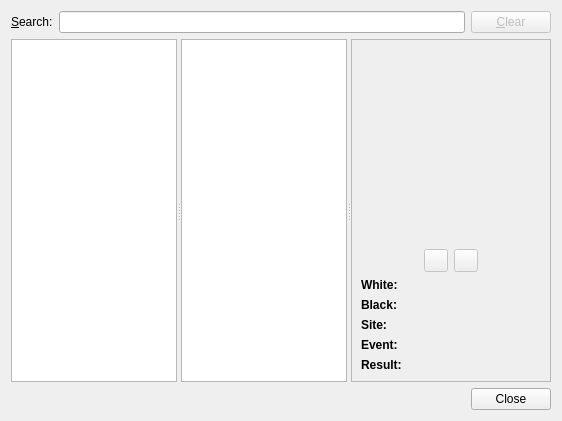
<?xml version="1.0" encoding="UTF-8"?>
<ui version="4.0">
 <class>GameDatabaseDialog</class>
 <widget class="QDialog" name="GameDatabaseDialog">
  <property name="geometry">
   <rect>
    <x>0</x>
    <y>0</y>
    <width>562</width>
    <height>421</height>
   </rect>
  </property>
  <property name="windowTitle">
   <string>Game Database</string>
  </property>
  <layout class="QGridLayout" name="gridLayout_2">
   <item row="0" column="0">
    <layout class="QVBoxLayout" name="verticalLayout" stretch="0,1,0">
     <item>
      <layout class="QGridLayout" name="gridLayout">
       <item row="1" column="0">
        <widget class="QLabel" name="label">
         <property name="text">
          <string>&amp;Search:</string>
         </property>
         <property name="buddy">
          <cstring>m_searchEdit</cstring>
         </property>
        </widget>
       </item>
       <item row="1" column="1">
        <widget class="QLineEdit" name="m_searchEdit"/>
       </item>
       <item row="1" column="2">
        <widget class="QPushButton" name="m_clearBtn">
         <property name="enabled">
          <bool>false</bool>
         </property>
         <property name="text">
          <string>&amp;Clear</string>
         </property>
        </widget>
       </item>
      </layout>
     </item>
     <item>
      <layout class="QHBoxLayout" name="horizontalLayout">
       <item>
        <widget class="QSplitter" name="splitter">
         <property name="orientation">
          <enum>Qt::Horizontal</enum>
         </property>
         <widget class="QTreeView" name="m_databasesListView">
          <property name="minimumSize">
           <size>
            <width>100</width>
            <height>0</height>
           </size>
          </property>
         </widget>
         <widget class="QTreeView" name="m_gamesListView">
          <property name="minimumSize">
           <size>
            <width>100</width>
            <height>0</height>
           </size>
          </property>
         </widget>
         <widget class="QScrollArea" name="scrollArea">
          <property name="minimumSize">
           <size>
            <width>200</width>
            <height>0</height>
           </size>
          </property>
          <property name="widgetResizable">
           <bool>true</bool>
          </property>
          <widget class="QWidget" name="scrollAreaWidgetContents">
           <property name="geometry">
            <rect>
             <x>0</x>
             <y>0</y>
             <width>198</width>
             <height>329</height>
            </rect>
           </property>
           <layout class="QGridLayout" name="gridLayout_3">
            <item row="0" column="0">
             <layout class="QVBoxLayout" name="verticalLayout_2">
              <item>
               <layout class="QVBoxLayout" name="verticalLayout_6" stretch="1,0">
                <item>
                 <widget class="QWidget" name="m_chessboardParentWidget" native="true"/>
                </item>
                <item>
                 <layout class="QGridLayout" name="gridLayout_4">
                  <item row="0" column="1">
                   <widget class="QToolButton" name="m_previousMoveButton">
                    <property name="enabled">
                     <bool>false</bool>
                    </property>
                    <property name="text">
                     <string/>
                    </property>
                   </widget>
                  </item>
                  <item row="0" column="2">
                   <widget class="QToolButton" name="m_nextMoveButton">
                    <property name="enabled">
                     <bool>false</bool>
                    </property>
                    <property name="text">
                     <string/>
                    </property>
                   </widget>
                  </item>
                  <item row="0" column="0">
                   <spacer name="horizontalSpacer">
                    <property name="orientation">
                     <enum>Qt::Horizontal</enum>
                    </property>
                    <property name="sizeHint" stdset="0">
                     <size>
                      <width>40</width>
                      <height>20</height>
                     </size>
                    </property>
                   </spacer>
                  </item>
                  <item row="0" column="3">
                   <spacer name="horizontalSpacer_2">
                    <property name="orientation">
                     <enum>Qt::Horizontal</enum>
                    </property>
                    <property name="sizeHint" stdset="0">
                     <size>
                      <width>40</width>
                      <height>20</height>
                     </size>
                    </property>
                   </spacer>
                  </item>
                 </layout>
                </item>
               </layout>
              </item>
              <item>
               <layout class="QFormLayout" name="formLayout">
                <property name="fieldGrowthPolicy">
                 <enum>QFormLayout::AllNonFixedFieldsGrow</enum>
                </property>
                <item row="0" column="0">
                 <widget class="QLabel" name="label_2">
                  <property name="font">
                   <font>
                    <weight>75</weight>
                    <bold>true</bold>
                   </font>
                  </property>
                  <property name="text">
                   <string>White:</string>
                  </property>
                 </widget>
                </item>
                <item row="0" column="1">
                 <widget class="QLabel" name="m_whiteLabel">
                  <property name="font">
                   <font>
                    <underline>true</underline>
                   </font>
                  </property>
                  <property name="cursor">
                   <cursorShape>PointingHandCursor</cursorShape>
                  </property>
                  <property name="text">
                   <string/>
                  </property>
                 </widget>
                </item>
                <item row="1" column="0">
                 <widget class="QLabel" name="label_3">
                  <property name="font">
                   <font>
                    <weight>75</weight>
                    <bold>true</bold>
                   </font>
                  </property>
                  <property name="text">
                   <string>Black:</string>
                  </property>
                 </widget>
                </item>
                <item row="1" column="1">
                 <widget class="QLabel" name="m_blackLabel">
                  <property name="font">
                   <font>
                    <underline>true</underline>
                   </font>
                  </property>
                  <property name="cursor">
                   <cursorShape>PointingHandCursor</cursorShape>
                  </property>
                  <property name="text">
                   <string/>
                  </property>
                 </widget>
                </item>
                <item row="2" column="0">
                 <widget class="QLabel" name="label_5">
                  <property name="font">
                   <font>
                    <weight>75</weight>
                    <bold>true</bold>
                   </font>
                  </property>
                  <property name="text">
                   <string>Site:</string>
                  </property>
                 </widget>
                </item>
                <item row="2" column="1">
                 <widget class="QLabel" name="m_siteLabel">
                  <property name="font">
                   <font>
                    <underline>true</underline>
                   </font>
                  </property>
                  <property name="cursor">
                   <cursorShape>PointingHandCursor</cursorShape>
                  </property>
                  <property name="text">
                   <string/>
                  </property>
                 </widget>
                </item>
                <item row="3" column="0">
                 <widget class="QLabel" name="label_7">
                  <property name="font">
                   <font>
                    <weight>75</weight>
                    <bold>true</bold>
                   </font>
                  </property>
                  <property name="text">
                   <string>Event:</string>
                  </property>
                 </widget>
                </item>
                <item row="3" column="1">
                 <widget class="QLabel" name="m_eventLabel">
                  <property name="font">
                   <font>
                    <underline>true</underline>
                   </font>
                  </property>
                  <property name="cursor">
                   <cursorShape>PointingHandCursor</cursorShape>
                  </property>
                  <property name="text">
                   <string/>
                  </property>
                 </widget>
                </item>
                <item row="4" column="0">
                 <widget class="QLabel" name="label_9">
                  <property name="font">
                   <font>
                    <weight>75</weight>
                    <bold>true</bold>
                   </font>
                  </property>
                  <property name="text">
                   <string>Result:</string>
                  </property>
                 </widget>
                </item>
                <item row="4" column="1">
                 <widget class="QLabel" name="m_resultLabel">
                  <property name="font">
                   <font>
                    <underline>true</underline>
                   </font>
                  </property>
                  <property name="cursor">
                   <cursorShape>PointingHandCursor</cursorShape>
                  </property>
                  <property name="text">
                   <string/>
                  </property>
                 </widget>
                </item>
               </layout>
              </item>
             </layout>
            </item>
           </layout>
          </widget>
         </widget>
        </widget>
       </item>
      </layout>
     </item>
     <item>
      <widget class="QDialogButtonBox" name="buttonBox">
       <property name="standardButtons">
        <set>QDialogButtonBox::Close</set>
       </property>
      </widget>
     </item>
    </layout>
   </item>
  </layout>
 </widget>
 <resources/>
 <connections>
  <connection>
   <sender>buttonBox</sender>
   <signal>accepted()</signal>
   <receiver>GameDatabaseDialog</receiver>
   <slot>accept()</slot>
   <hints>
    <hint type="sourcelabel">
     <x>507</x>
     <y>402</y>
    </hint>
    <hint type="destinationlabel">
     <x>556</x>
     <y>359</y>
    </hint>
   </hints>
  </connection>
  <connection>
   <sender>buttonBox</sender>
   <signal>rejected()</signal>
   <receiver>GameDatabaseDialog</receiver>
   <slot>reject()</slot>
   <hints>
    <hint type="sourcelabel">
     <x>410</x>
     <y>395</y>
    </hint>
    <hint type="destinationlabel">
     <x>550</x>
     <y>417</y>
    </hint>
   </hints>
  </connection>
  <connection>
   <sender>m_clearBtn</sender>
   <signal>clicked()</signal>
   <receiver>m_searchEdit</receiver>
   <slot>clear()</slot>
   <hints>
    <hint type="sourcelabel">
     <x>481</x>
     <y>27</y>
    </hint>
    <hint type="destinationlabel">
     <x>434</x>
     <y>24</y>
    </hint>
   </hints>
  </connection>
 </connections>
</ui>
